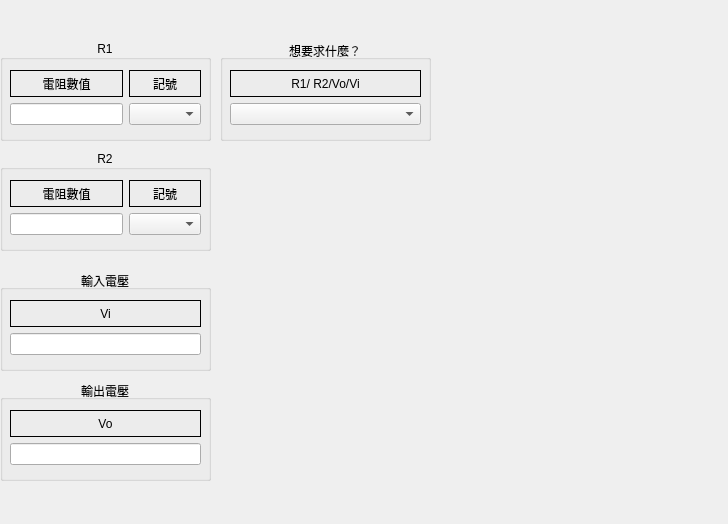
<?xml version="1.0" encoding="UTF-8"?>
<ui version="4.0">
 <class>Voltage_Divider</class>
 <widget class="QWidget" name="Voltage_Divider">
  <property name="geometry">
   <rect>
    <x>0</x>
    <y>0</y>
    <width>728</width>
    <height>524</height>
   </rect>
  </property>
  <property name="windowTitle">
   <string>Form</string>
  </property>
  <widget class="QLabel" name="label_20">
   <property name="geometry">
    <rect>
     <x>450</x>
     <y>280</y>
     <width>251</width>
     <height>111</height>
    </rect>
   </property>
   <property name="sizePolicy">
    <sizepolicy hsizetype="Ignored" vsizetype="Ignored">
     <horstretch>0</horstretch>
     <verstretch>0</verstretch>
    </sizepolicy>
   </property>
   <property name="text">
    <string/>
   </property>
   <property name="pixmap">
    <pixmap resource="Scientific_computing.qrc">:/Voltage_divider-f.bmp</pixmap>
   </property>
  </widget>
  <widget class="QGroupBox" name="groupBox_8">
   <property name="geometry">
    <rect>
     <x>0</x>
     <y>270</y>
     <width>211</width>
     <height>101</height>
    </rect>
   </property>
   <property name="title">
    <string>輸入電壓</string>
   </property>
   <property name="alignment">
    <set>Qt::AlignmentFlag::AlignCenter</set>
   </property>
   <widget class="QWidget" name="layoutWidget_8">
    <property name="geometry">
     <rect>
      <x>10</x>
      <y>30</y>
      <width>191</width>
      <height>55</height>
     </rect>
    </property>
    <layout class="QGridLayout" name="gridLayout_10">
     <item row="1" column="0">
      <widget class="QLineEdit" name="VI_Input_lineEdit"/>
     </item>
     <item row="0" column="0">
      <widget class="QLabel" name="label_18">
       <property name="frameShape">
        <enum>QFrame::Shape::Box</enum>
       </property>
       <property name="text">
        <string>Vi</string>
       </property>
       <property name="alignment">
        <set>Qt::AlignmentFlag::AlignCenter</set>
       </property>
      </widget>
     </item>
    </layout>
   </widget>
  </widget>
  <widget class="QGroupBox" name="groupBox_9">
   <property name="geometry">
    <rect>
     <x>0</x>
     <y>380</y>
     <width>211</width>
     <height>101</height>
    </rect>
   </property>
   <property name="title">
    <string>輸出電壓</string>
   </property>
   <property name="alignment">
    <set>Qt::AlignmentFlag::AlignCenter</set>
   </property>
   <widget class="QWidget" name="layoutWidget_9">
    <property name="geometry">
     <rect>
      <x>10</x>
      <y>30</y>
      <width>191</width>
      <height>55</height>
     </rect>
    </property>
    <layout class="QGridLayout" name="gridLayout_11">
     <item row="1" column="0">
      <widget class="QLineEdit" name="Vo_Input_lineEdit"/>
     </item>
     <item row="0" column="0">
      <widget class="QLabel" name="label_19">
       <property name="frameShape">
        <enum>QFrame::Shape::Box</enum>
       </property>
       <property name="text">
        <string>Vo</string>
       </property>
       <property name="alignment">
        <set>Qt::AlignmentFlag::AlignCenter</set>
       </property>
      </widget>
     </item>
    </layout>
   </widget>
  </widget>
  <widget class="QLabel" name="label_2">
   <property name="geometry">
    <rect>
     <x>460</x>
     <y>90</y>
     <width>211</width>
     <height>171</height>
    </rect>
   </property>
   <property name="sizePolicy">
    <sizepolicy hsizetype="Ignored" vsizetype="Ignored">
     <horstretch>0</horstretch>
     <verstretch>0</verstretch>
    </sizepolicy>
   </property>
   <property name="text">
    <string/>
   </property>
   <property name="pixmap">
    <pixmap resource="Scientific_computing.qrc">:/Voltage_divider.bmp</pixmap>
   </property>
  </widget>
  <widget class="QGroupBox" name="groupBox_7">
   <property name="geometry">
    <rect>
     <x>0</x>
     <y>150</y>
     <width>211</width>
     <height>101</height>
    </rect>
   </property>
   <property name="title">
    <string>R2</string>
   </property>
   <property name="alignment">
    <set>Qt::AlignmentFlag::AlignCenter</set>
   </property>
   <widget class="QWidget" name="layoutWidget_7">
    <property name="geometry">
     <rect>
      <x>10</x>
      <y>30</y>
      <width>191</width>
      <height>55</height>
     </rect>
    </property>
    <layout class="QGridLayout" name="gridLayout_9">
     <item row="1" column="0">
      <widget class="QLineEdit" name="R2_Input_lineEdit"/>
     </item>
     <item row="0" column="0">
      <widget class="QLabel" name="label_16">
       <property name="frameShape">
        <enum>QFrame::Shape::Box</enum>
       </property>
       <property name="text">
        <string>電阻數值</string>
       </property>
       <property name="alignment">
        <set>Qt::AlignmentFlag::AlignCenter</set>
       </property>
      </widget>
     </item>
     <item row="0" column="1">
      <widget class="QLabel" name="label_17">
       <property name="frameShape">
        <enum>QFrame::Shape::Box</enum>
       </property>
       <property name="text">
        <string>記號</string>
       </property>
       <property name="alignment">
        <set>Qt::AlignmentFlag::AlignCenter</set>
       </property>
      </widget>
     </item>
     <item row="1" column="1">
      <widget class="QComboBox" name="R2_input_comboBox"/>
     </item>
    </layout>
   </widget>
  </widget>
  <widget class="QGroupBox" name="groupBox_6">
   <property name="geometry">
    <rect>
     <x>0</x>
     <y>40</y>
     <width>211</width>
     <height>101</height>
    </rect>
   </property>
   <property name="title">
    <string>R1</string>
   </property>
   <property name="alignment">
    <set>Qt::AlignmentFlag::AlignCenter</set>
   </property>
   <widget class="QWidget" name="layoutWidget_6">
    <property name="geometry">
     <rect>
      <x>10</x>
      <y>30</y>
      <width>191</width>
      <height>55</height>
     </rect>
    </property>
    <layout class="QGridLayout" name="gridLayout_8">
     <item row="1" column="0">
      <widget class="QLineEdit" name="R1_Input_lineEdit"/>
     </item>
     <item row="0" column="0">
      <widget class="QLabel" name="label_14">
       <property name="frameShape">
        <enum>QFrame::Shape::Box</enum>
       </property>
       <property name="text">
        <string>電阻數值</string>
       </property>
       <property name="alignment">
        <set>Qt::AlignmentFlag::AlignCenter</set>
       </property>
      </widget>
     </item>
     <item row="0" column="1">
      <widget class="QLabel" name="label_15">
       <property name="frameShape">
        <enum>QFrame::Shape::Box</enum>
       </property>
       <property name="text">
        <string>記號</string>
       </property>
       <property name="alignment">
        <set>Qt::AlignmentFlag::AlignCenter</set>
       </property>
      </widget>
     </item>
     <item row="1" column="1">
      <widget class="QComboBox" name="R1_input_comboBox"/>
     </item>
    </layout>
   </widget>
  </widget>
  <widget class="QGroupBox" name="groupBox_10">
   <property name="geometry">
    <rect>
     <x>220</x>
     <y>40</y>
     <width>211</width>
     <height>101</height>
    </rect>
   </property>
   <property name="title">
    <string>想要求什麼？</string>
   </property>
   <property name="alignment">
    <set>Qt::AlignmentFlag::AlignCenter</set>
   </property>
   <widget class="QWidget" name="layoutWidget_10">
    <property name="geometry">
     <rect>
      <x>10</x>
      <y>30</y>
      <width>191</width>
      <height>55</height>
     </rect>
    </property>
    <layout class="QGridLayout" name="gridLayout_12">
     <item row="0" column="0">
      <widget class="QLabel" name="label_22">
       <property name="frameShape">
        <enum>QFrame::Shape::Box</enum>
       </property>
       <property name="text">
        <string>R1/ R2/Vo/Vi</string>
       </property>
       <property name="alignment">
        <set>Qt::AlignmentFlag::AlignCenter</set>
       </property>
      </widget>
     </item>
     <item row="1" column="0">
      <widget class="QComboBox" name="calcMode_comboBox"/>
     </item>
    </layout>
   </widget>
  </widget>
 </widget>
 <resources>
  <include location="Scientific_computing.qrc"/>
 </resources>
 <connections/>
</ui>
